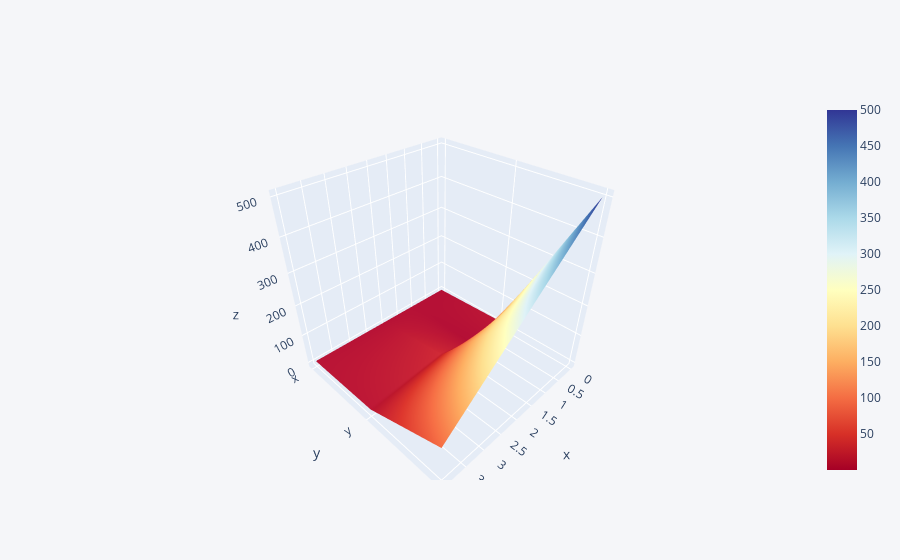

Notebook cell for this chart:
### Code cell
df3.iplot(kind='surface', colorscale='rdylbu')

### Figure 1 — Plotly figure (JSON) as saved in the notebook; plotly's stock layout.template omitted (floating-point values rounded to 4 significant figures)
{"data": [{"colorscale": [[0, "rgb(165,0,38)"], [0.1, "rgb(215,48,39)"], [0.2, "rgb(244,109,67)"], [0.3, "rgb(253,174,97)"], [0.4, "rgb(254,224,144)"], [0.5, "rgb(255,255,191)"], [0.6, "rgb(224,243,248)"], [0.7, "rgb(171,217,233)"], [0.8, "rgb(116,173,209)"], [0.9, "rgb(69,117,180)"], [1, "rgb(49,54,149)"]], "type": "surface", "x": [0, 1, 2, 3, 4], "y": ["x", "y", "z"], "z": [[1, 2, 3, 4, 5], [10, 0.2, 30, 20, 10], [500, 400, 300, 200, 100]]}], "layout": {"legend": {"bgcolor": "#F5F6F9", "font": {"color": "#4D5663"}}, "paper_bgcolor": "#F5F6F9", "plot_bgcolor": "#F5F6F9", "title": {"font": {"color": "#4D5663"}}, "xaxis": {"gridcolor": "#E1E5ED", "showgrid": true, "tickfont": {"color": "#4D5663"}, "title": {"font": {"color": "#4D5663"}, "text": ""}, "zerolinecolor": "#E1E5ED"}, "yaxis": {"gridcolor": "#E1E5ED", "showgrid": true, "tickfont": {"color": "#4D5663"}, "title": {"font": {"color": "#4D5663"}, "text": ""}, "zerolinecolor": "#E1E5ED"}}}
